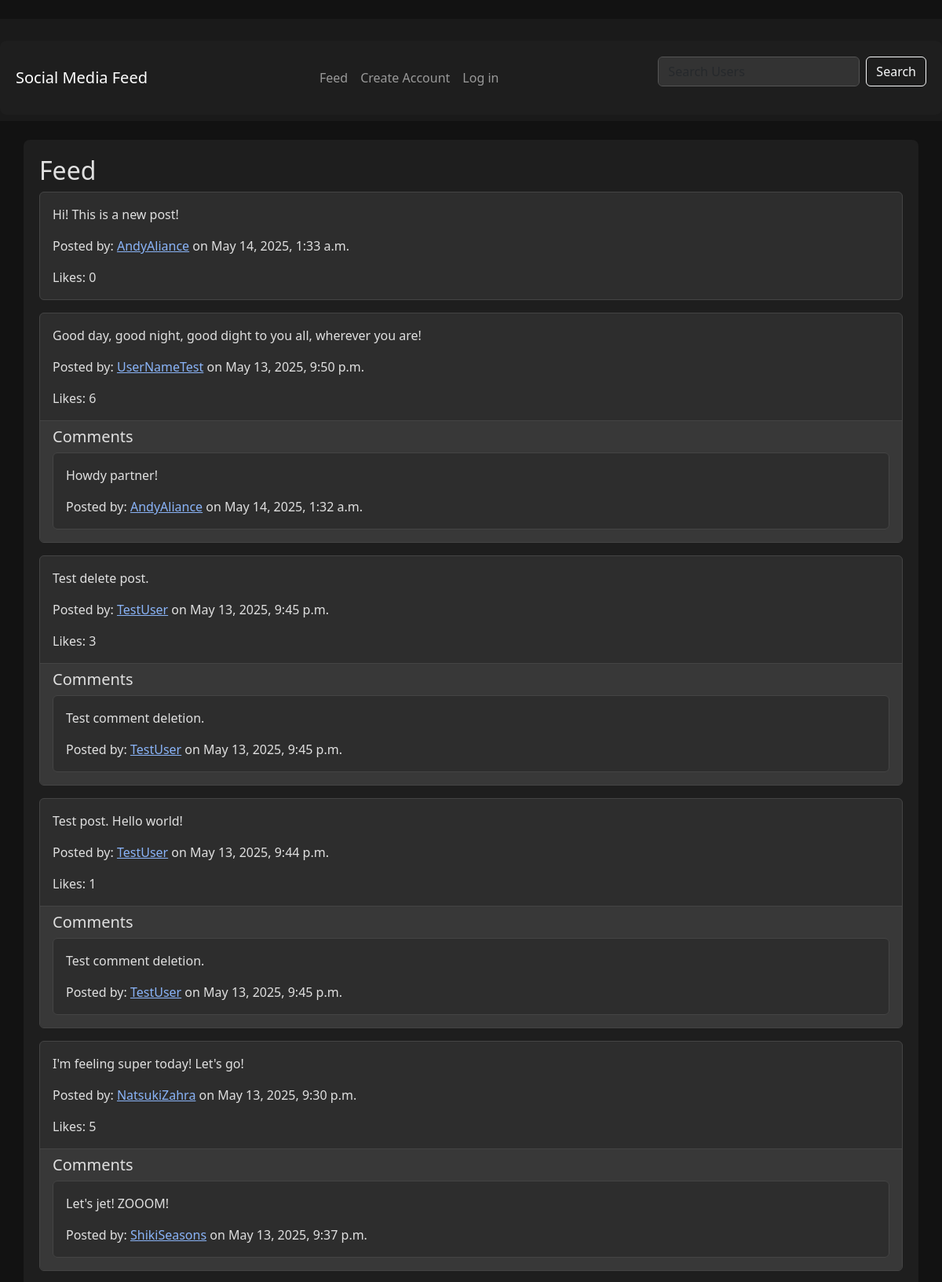
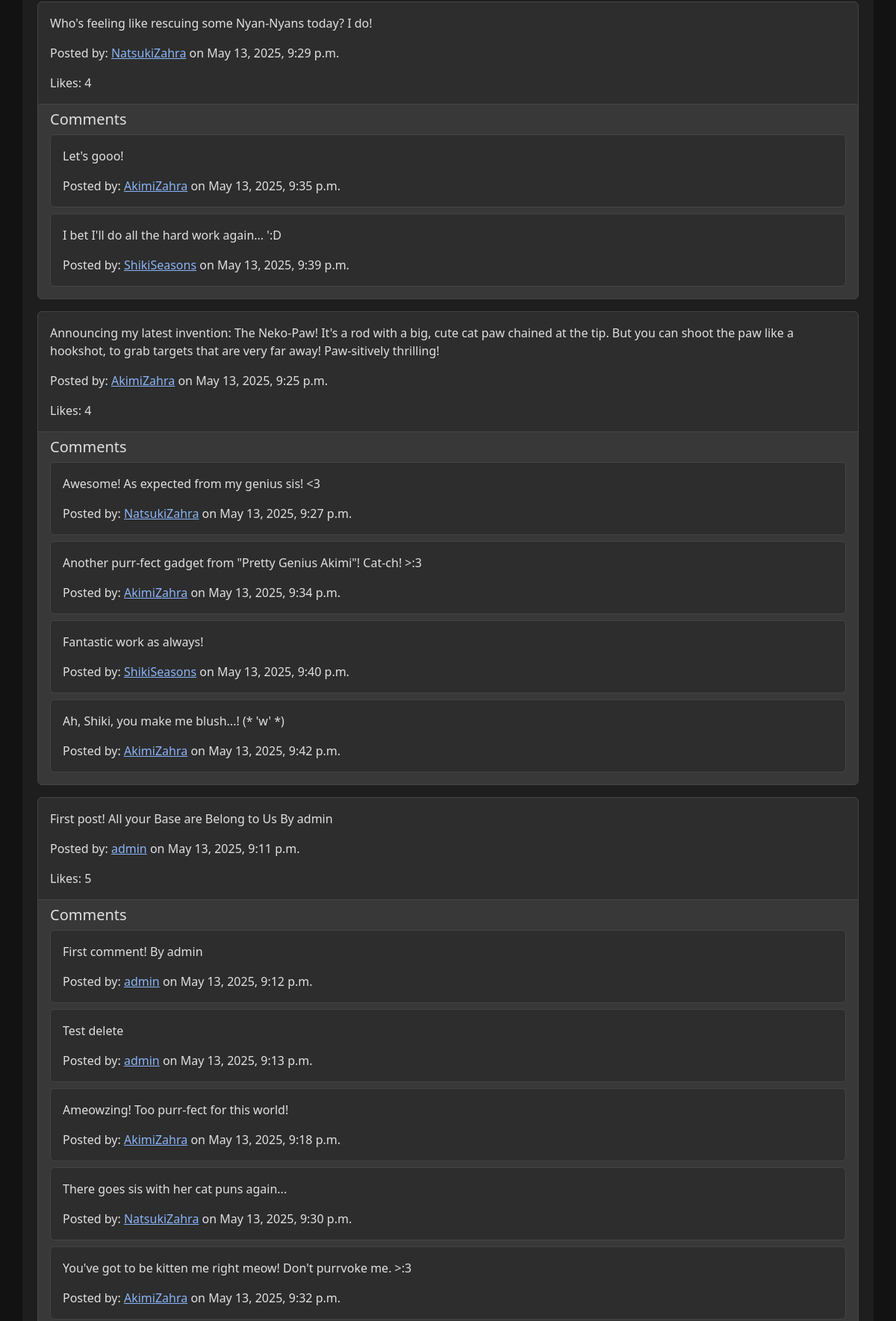
/feed/ (upper part), run on the app's committed database (2 pictures, top to bottom).
### core/models.py (models this page shows, shortened)
class Post(models.Model):
    content = models.TextField()
    user = models.ForeignKey(User, on_delete=models.CASCADE, related_name='posts')
    created_at = models.DateTimeField(auto_now_add=True)
    updated_at = models.DateTimeField(auto_now=True)

class Comment(models.Model):
    content = models.TextField()
    user = models.ForeignKey(User, on_delete=models.CASCADE, related_name='comments')
    post = models.ForeignKey(Post, on_delete=models.CASCADE, related_name='comments')
    created_at = models.DateTimeField(auto_now_add=True)
    updated_at = models.DateTimeField(auto_now=True)

### core/views.py (the view)
# urls.py: path('feed/', views.feed, name='feed'),
def feed(request):
    posts = Post.objects.all().order_by('-created_at')
    if request.user.is_authenticated:
        return render(request, 'feed.html', {'posts': posts})
    else:
        return render(request, 'guest_feed.html', {'posts': posts})

### core/templates/guest_feed.html (shortened to what this page needs)
﻿{% extends 'base.html' %}
{% block content %}
  <h2>Feed</h2>
  {% for post in posts %}
    <div class="card mb-3">
      <div class="card-body">
        <p class="card-text">{{ post.content }}</p>
        <p class="card-text">
          Posted by: <a href="{% url 'guest_profile' post.user.username %}">{{ post.user.username }}</a> on {{ post.created_at }}
        </p>
        <p class="card-text">Likes: {{ post.likes.count }}</p>
      </div>
      {% if post.comments.exists %}
        <div class="card-footer">
          <h5>Comments</h5>
          {% for comment in post.comments.all %}
            <div class="card mb-2">
              <div class="card-body">
                <p class="card-text">{{ comment.content }}</p>
                <p class="card-text">
                  Posted by: <a href="{% url 'guest_profile' comment.user.username %}">{{ comment.user.username }}</a> on {{ comment.created_at }}
                </p>
              </div>
            </div>
          {% endfor %}
        </div>
      {% endif %}
    </div>
  {% endfor %}
{% endblock %}

### static/css/styles.css (style rules this page uses)
.card { background-color: #2d2d2d; border-color: #444; color: #e0e0e0; }
.card-footer { background-color: #383838; border-color: #444; }
a { color: #8ab4f8; }

### data on the page
Post: content "Hi! This is a new post!", user.username "AndyAliance", created_at "May 14, 2025, 1:33 a.m.", likes.count "0"
Post: content "Good day, good night, good dight to you all, wherever you are!", user.username "UserNameTest", created_at "May 13, 2025, 9:50 p.m.", likes.count "6"
Comment: content "Howdy partner!", user.username "AndyAliance", created_at "May 14, 2025, 1:32 a.m."
Post: content "Test delete post.", user.username "TestUser", created_at "May 13, 2025, 9:45 p.m.", likes.count "3"
Comment: content "Test comment deletion.", user.username "TestUser", created_at "May 13, 2025, 9:45 p.m."
Post: content "Test post. Hello world!", user.username "TestUser", created_at "May 13, 2025, 9:44 p.m.", likes.count "1"
Comment: content "Test comment deletion.", user.username "TestUser", created_at "May 13, 2025, 9:45 p.m."
Post: content "I'm feeling super today! Let's go!", user.username "NatsukiZahra", created_at "May 13, 2025, 9:30 p.m.", likes.count "5"
Comment: content "Let's jet! ZOOOM!", user.username "ShikiSeasons", created_at "May 13, 2025, 9:37 p.m."
Post: content "Who's feeling like rescuing some Nyan-Nyans today? I do!", user.username "NatsukiZahra", created_at "May 13, 2025, 9:29 p.m.", likes.count "4"
Comment: content "Let's gooo!", user.username "AkimiZahra", created_at "May 13, 2025, 9:35 p.m."
Comment: content "I bet I'll do all the hard work again... ':D", user.username "ShikiSeasons", created_at "May 13, 2025, 9:39 p.m."
Post: content "Announcing my latest invention: The Neko-Paw! It's a rod with a big, cute cat paw chained at the tip. But you can shoot the paw like a hookshot, to grab targets that are very far away! Paw-sitively thrilling!", user.username "AkimiZahra", created_at "May 13, 2025, 9:25 p.m.", likes.count "4"
Comment: content "Awesome! As expected from my genius sis! <3", user.username "NatsukiZahra", created_at "May 13, 2025, 9:27 p.m."
Comment: content "Another purr-fect gadget from \"Pretty Genius Akimi\"! Cat-ch! >:3", user.username "AkimiZahra", created_at "May 13, 2025, 9:34 p.m."
Comment: content "Fantastic work as always!", user.username "ShikiSeasons", created_at "May 13, 2025, 9:40 p.m."
Comment: content "Ah, Shiki, you make me blush...! (* 'w' *)", user.username "AkimiZahra", created_at "May 13, 2025, 9:42 p.m."
Post: content "First post! All your Base are Belong to Us By admin", user.username "admin", created_at "May 13, 2025, 9:11 p.m.", likes.count "5"
Comment: content "First comment! By admin", user.username "admin", created_at "May 13, 2025, 9:12 p.m."
Comment: content "Test delete", user.username "admin", created_at "May 13, 2025, 9:13 p.m."
Comment: content "Ameowzing! Too purr-fect for this world!", user.username "AkimiZahra", created_at "May 13, 2025, 9:18 p.m."
Comment: content "There goes sis with her cat puns again...", user.username "NatsukiZahra", created_at "May 13, 2025, 9:30 p.m."
Comment: content "You've got to be kitten me right meow! Don't purrvoke me. >:3", user.username "AkimiZahra", created_at "May 13, 2025, 9:32 p.m."
